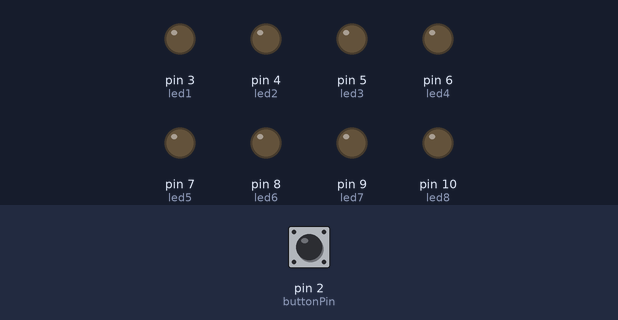
This sketch was run on a simulated Arduino Uno, built with avr-gcc and run on an emulated ATmega328P. Parts: output pins drawn as LEDs (lit = HIGH). The inputs (shaded band) are chosen by the test bench; at power-on: pin 2 (buttonPin) LOW.

Above: at 1.2 s.
1.3 s: pin 2 (buttonPin) pulsed HIGH 5 times (0.12 s each, 0.3 s apart)
At 2.35 s:
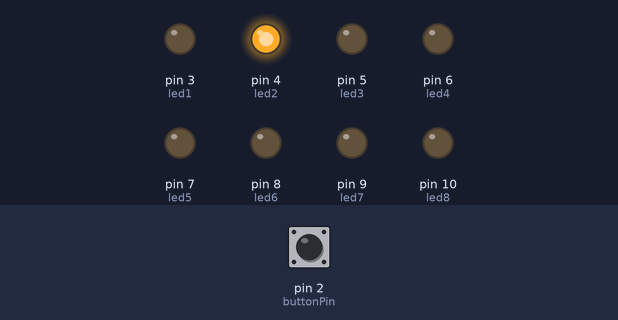
Timing chart, 0 to 4.3 s (numbered marks = the images above; inputs shaded):
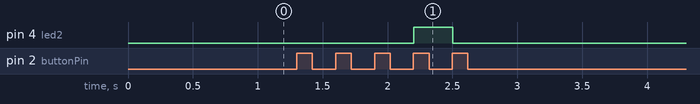

The sketch:

test2.ino
```cpp
const int buttonPin = 2;     // the number of the pushbutton pin
const int led1 =  3;      // the number of the LED pin
const int led2 =  4;      // the number of the LED pin
const int led3 =  5;      // the number of the LED pin
const int led4 =  6;      // the number of the LED pin
const int led5 =  7;      // the number of the LED pin
const int led6 =  8;      // the number of the LED pin
const int led7 =  9;      // the number of the LED pin
const int led8 =  10;      // the number of the LED pin

// variables will change:
volatile int buttonPushCounter=0;
volatile int buttonState = 0;         // variable for reading the pushbutton status
volatile int lastButtonState = 0;     // previous state of the button
void setup() {
  // initialize the LED pin as an output:
  pinMode(led1, OUTPUT);
  pinMode(led2, OUTPUT);
  pinMode(led3, OUTPUT);
  pinMode(led4, OUTPUT);
  pinMode(led5, OUTPUT);
  pinMode(led6, OUTPUT);
  pinMode(led7, OUTPUT);
  pinMode(led8, OUTPUT);
  // initialize the pushbutton pin as an input:
  pinMode(buttonPin, INPUT);
  // Attach an interrupt to the ISR vector
  attachInterrupt(0, pin_ISR, CHANGE);
}

void loop() {
  // Nothing here!
}

void pin_ISR() {
  buttonState = digitalRead(buttonPin);
  // compare the buttonState to its previous state
  if (buttonState != lastButtonState) {
    // if the state has changed, increment the counter
    if (buttonState == HIGH) {
      // if the current state is HIGH then the button went from off to on:
      buttonPushCounter++;
    } else {
      // if the current state is LOW then the button went from on to off:
    }
    // Delay a little bit to avoid bouncing
    delay(250);
  }
  // save the current state as the last state, for next time through the loop
  lastButtonState = buttonState;
 if (buttonPushCounter == 4) {
    digitalWrite(led2, HIGH);
  } else {
    digitalWrite(led2, LOW);
  }
}
```

Measured:
- after the input at 1.3 s, pin 4 (led2): LOW → HIGH after 0.90 s, → LOW 0.30 s later
